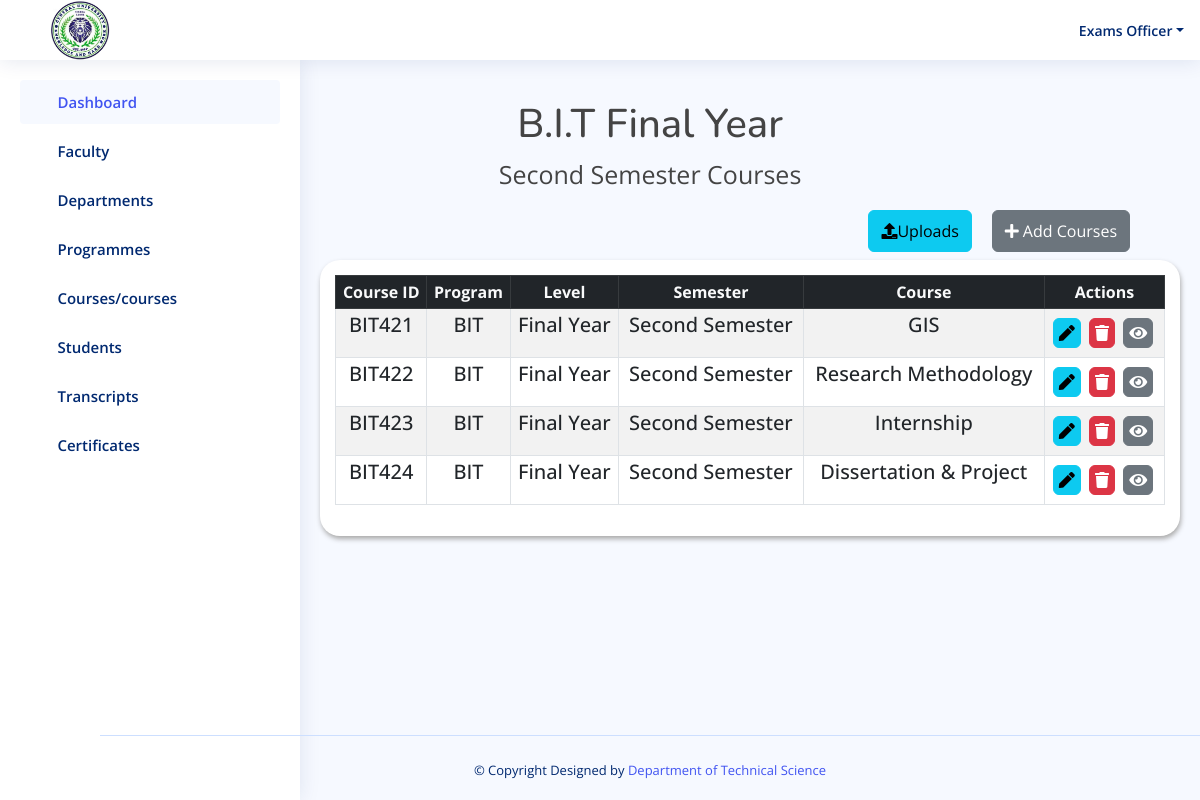
The app's page /result/bit_year4_second_semester/ (signed in) with its own data.
### result/models.py (models this page shows, shortened)
class bit_year4_semester2(models.Model):
    code = models.CharField(max_length=50,  default='')
    program = models.ForeignKey(Program, on_delete=models.CASCADE)
    level = models.CharField(max_length=20, choices=YEAR4_LEVEL4)
    semester = models.CharField(max_length=20,choices=YEAR4_SEMESTER2)
    course = models.CharField(max_length=50)

class Program(models.Model):
    program = models.CharField(max_length=100)
    department = models.ForeignKey(Department, on_delete=models.CASCADE)
    def __str__(self):
        return self.program

### result/views.py (the view)
# urls.py: path('bit_year4_second_semester/', views.bit_year4_second_semester, name='bit_year4_second_semester'),
@login_required(login_url='login')
def bit_year4_second_semester(request):
    bit_yr4_sem2 = bit_year4_semester2.objects.all()
    if request.method == 'POST':
        form = BitCourseForm8(request.POST)
        if form.is_valid():
            course = form.cleaned_data['course']
            if bit_year4_semester2.objects.filter(course=course).exists():
                messages.error(request, f"'{course}' already exists!")
                return redirect('bit_year4_second_semester')  # Redirect back to the faculty page without saving the form
            form.save()
            messages.success(request, "Course has been added!")
            return redirect('bit_year4_second_semester')
    else:
        form = BitCourseForm8()
    return render(request, 'result/bit_year4_second_semester.html', {'bit_yr4_sem2': bit_yr4_sem2, 'form': form})

### templates/result/bit_year4_second_semester.html (shortened to what this page needs)
{% load static %}
<!DOCTYPE html>
<html lang="en">
<head>
  <link href="https://cdn.datatables.net/v/bs5/jszip-2.5.0/dt-1.13.4/b-2.3.6/b-html5-2.3.6/b-print-2.3.6/datatables.min.css" rel="stylesheet"/>
   <link rel="stylesheet" href="https://cdnjs.cloudflare.com/ajax/libs/font-awesome/5.15.4/css/all.min.css" />
  <link href="{% static 'assets/vendor/bootstrap/css/bootstrap.min.css' %}" rel="stylesheet">
  <link href="{% static 'assets/vendor/bootstrap-icons/bootstrap-icons.css' %}" rel="stylesheet">
  <link href="{% static 'assets/vendor/boxicons/css/boxicons.min.css' %}" rel="stylesheet">
  <link href="{% static 'assets/vendor/quill/quill.snow.css' %}" rel="stylesheet">
  <link href="{% static 'assets/vendor/quill/quill.bubble.css' %}" rel="stylesheet">
  <link href="{% static 'assets/vendor/remixicon/remixicon.css' %}" rel="stylesheet">
  <link href="{% static 'assets/vendor/simple-datatables/style.css' %}" rel="stylesheet">
  <link href="{% static 'assets/style.css'%}" rel="stylesheet">
  <link rel="stylesheet" href="{% static 'assets/css/result.css' %}">
</head>
<body>
 <header id="header" class="header fixed-top d-flex align-items-center">
  <div class="d-flex align-items-center justify-content-between">
    <img style="width: 60px; margin-left: -250px; margin-right: 50px; margin-top: 30px; margin-bottom:30px;"  src="{% static 'assets/img/cusl.jpeg' %}" alt="">
    <i class="bi bi-list toggle-sidebar-btn"></i>
  </div>
  <nav class="header-nav ms-auto">
    <ul class="d-flex align-items-center">
      <li class="nav-item dropdown pe-3">
        <a class="nav-link nav-profile d-flex align-items-center pe-0" href="#" data-bs-toggle="dropdown">
          <span class="d-none d-md-block dropdown-toggle ps-2">Exams Officer</span>
        </a>
      </li>
    </ul>
  </nav>
</header>
 <aside id="sidebar" class="sidebar">
  <ul class="sidebar-nav" id="sidebar-nav">
    <li class="nav-item">
      <a class="nav-link " href="{% url 'admin1' %}">
        <i class="bi bi-grid"></i>
        <span>Dashboard</span>
      </a>
    </li>
    <li class="nav-item">
      <a class="nav-link collapsed" data-bs-target="#components-nav" data-bs-toggle="collapse" href="#">
        <i class="bi bi-menu-button-wide"></i><span>Faculty</span><i class="bi bi-chevron-down ms-auto"></i>
      </a>
    </li>
    <li class="nav-item">
      <a class="nav-link collapsed" data-bs-target="#forms-nav" data-bs-toggle="collapse" href="#">
        <i class="bi bi-journal-text"></i><span>Departments</span><i class="bi bi-chevron-down ms-auto"></i>
      </a>
    </li>
    <li class="nav-item">
      <a class="nav-link collapsed" data-bs-target="#tables-nav" data-bs-toggle="collapse" href="#">
        <i class="bi bi-layout-text-window-reverse"></i><span>Programmes</span><i class="bi bi-chevron-down ms-auto"></i>
      </a>
    </li>
    <li class="nav-item">
      <a class="nav-link collapsed" data-bs-target="#charts-nav" data-bs-toggle="collapse" href="#">
        <i class="bi bi-bar-chart"></i><span>Courses/courses</span><i class="bi bi-chevron-down ms-auto"></i>
      </a>
    </li>
    <li class="nav-item">
      <a class="nav-link collapsed" data-bs-target="#icon-nav" data-bs-toggle="collapse" href="#">
        <i class="bi bi-person"></i><span>Students</span><i class="bi bi-chevron-down ms-auto"></i>
      </a>
    </li>
    <li class="nav-item">
      <a class="nav-link collapsed" data-bs-target="#iconnavi" data-bs-toggle="collapse" href="#">
        <i class="bi bi-person"></i><span>Transcripts</span><i class="bi bi-chevron-down ms-auto"></i>
      </a>
    </li>
    <li class="nav-item">
      <a class="nav-link collapsed" data-bs-target="#iconnav" data-bs-toggle="collapse" href="#">
        <i class="bi bi-person"></i><span>Certificates</span><i class="bi bi-chevron-down ms-auto"></i>
      </a>
    </li>
  </ul>
</aside>
    <div class="container" style="margin-top:100px;">
      <div class="col-md-12">
        <h1 class="text-center" style="margin-left:100px;">B.I.T Final Year</h1>
        <p class="text-center" style="margin-left:100px; font-size: 25px;">Second Semester Courses</p>
    </div>
        </div>
        <div class="row">
          <div class="col-md-12">
              <div class="d-flex justify-content-end">
                <a href="{% url 'upload_bit_course8' %}" class="btn btn-info btn mb-2  py-2"
                   style="margin-right:20px;" type="submit">
                  <i class="fa fa-upload" aria-hidden="true"></i>Uploads</a>
                  <a href="" class="btn btn-secondary btn mb-2  py-2"
                  data-bs-toggle="modal" data-bs-target="#exampleModal" style="margin-right:70px;">
                  <i class="fas fa-plus">&nbsp;</i>Add Courses</a>
              </div>
          </div>
      </div>
        <div class="row ml-5 pl-5">
            <div class="col-12">
                <div class="data_table" style="margin-left:320px; margin-right: 20px;">
                    <table id="example" class="table table-striped table-bordered table-sm" >
                        <thead class="table-dark text-center text-light">
                            <tr>
                                <th  class="text-center">Course ID</th>
                                <th  class="text-center">Program</th>
                                <th  class="text-center">Level</th>
                                <th  class="text-center">Semester</th>
                                <th  class="text-center">Course</th>
                                <th  class="text-center">Actions</th>
                            </tr>
                        </thead>
                        <tbody  class="text-center h5">
                          {% for obj in bit_yr4_sem2 %}
                            <tr>
                                <td>{{ obj.code }}</td>
                                <td>{{ obj.program }}</td>
                                <td>{{ obj.level }}</td>
                                <td>{{ obj.semester }}</td>
                                <td>{{ obj.course }}</td>
                                    <td>
                                        <a href="{% url 'edit_bit_year4_second_semester' obj.id %}" class="btn btn-info" title="Edit Patient">
                                            <i class="fas fa-pen"></i>
                                        </a>
                                        <a href="{% url 'delete_bit_year4_second_semester' obj.id %}"  class="btn btn-danger" title="Edit Patient">
                                            <i class="fas fa-trash"></i>
                                        </a>
                                        <a href="{% url 'view_bit_year4_second_semester' obj.id %}"  class="btn btn-secondary" title="Edit Patient">
                                            <i class="fas fa-eye"></i>
                                        </a>
                                    </td>
                            </tr>
                            {% endfor %}
                        </tbody>
                    </table>
                </div>
            </div>
        </div>
 <footer id="footer" class="footer fixed-bottom" style="margin-left: 100px;">
  <div class="credits">
    &copy; Copyright  Designed by <a href="">Department of Technical Science</a>
  </div>
</footer>
</body>
</html>

### static/assets/style.css (style rules this page uses)
:root { scroll-behavior: smooth; }
body { font-family: "Open Sans", sans-serif; background: #f6f9ff; color: #444444; }
a { color: #4154f1; text-decoration: none; }
h1, h2, h3, h4, h5, h6 { font-family: "Nunito", sans-serif; }
.header { transition: all 0.5s; z-index: 997; height: 60px; box-shadow: 0px 2px 20px rgba(1, 41, 112, 0.1); background-color: #fff; padding-left: 20px; }
.header .toggle-sidebar-btn { font-size: 32px; padding-left: 10px; cursor: pointer; color: #012970; }
.header-nav ul { list-style: none; }
.header-nav>ul { margin: 0; padding: 0; }
.header-nav .nav-profile { color: #012970; }
.header-nav .nav-profile span { font-size: 14px; font-weight: 600; }
.sidebar { position: fixed; top: 60px; left: 0; bottom: 0; width: 300px; z-index: 996; transition: all 0.3s; padding: 20px; overflow-y: auto; scrollbar-width: thin; scrollbar-color: #aab7cf transparent; box-shadow: 0px 0px 20px rgba(1, 41, 112, 0.1); background-color: #fff; }
@media (min-width: 1200px) { #main, #footer { margin-left: 300px; } }
.sidebar-nav { padding: 0; margin: 0; list-style: none; }
.sidebar-nav li { padding: 0; margin: 0; list-style: none; }
.sidebar-nav .nav-item { margin-bottom: 5px; }
.sidebar-nav .nav-link { display: flex; align-items: center; font-size: 15px; font-weight: 600; color: #4154f1; transition: 0.3; background: #f6f9ff; padding: 10px 15px; border-radius: 4px; }
.sidebar-nav .nav-link i { font-size: 16px; margin-right: 10px; color: #4154f1; }
.sidebar-nav .nav-link.collapsed { color: #012970; background: #fff; }
.sidebar-nav .nav-link.collapsed i { color: #899bbd; }
.sidebar-nav .nav-link .bi-chevron-down { margin-right: 0; transition: transform 0.2s ease-in-out; }
.footer { padding: 20px 0; font-size: 14px; transition: all 0.3s; border-top: 1px solid #cddfff; }
.footer .credits { padding-top: 5px; text-align: center; font-size: 13px; color: #012970; }

### static/assets/css/result.css (style rules this page uses)
.data_table { background: #fff; padding: 15px; box-shadow: 1px 3px 5px #aaa; border-radius: 20px; }
.data_table .btn { padding: 2px 5px; margin: 5px 3px 5px 0; }

### records on screen
bit_year4_semester2: code "BIT421", program "BIT", level "Final Year", semester "Second Semester", course "GIS"
bit_year4_semester2: code "BIT422", program "BIT", level "Final Year", semester "Second Semester", course "Research Methodology"
bit_year4_semester2: code "BIT423", program "BIT", level "Final Year", semester "Second Semester", course "Internship"
bit_year4_semester2: code "BIT424", program "BIT", level "Final Year", semester "Second Semester", course "Dissertation & Project"
